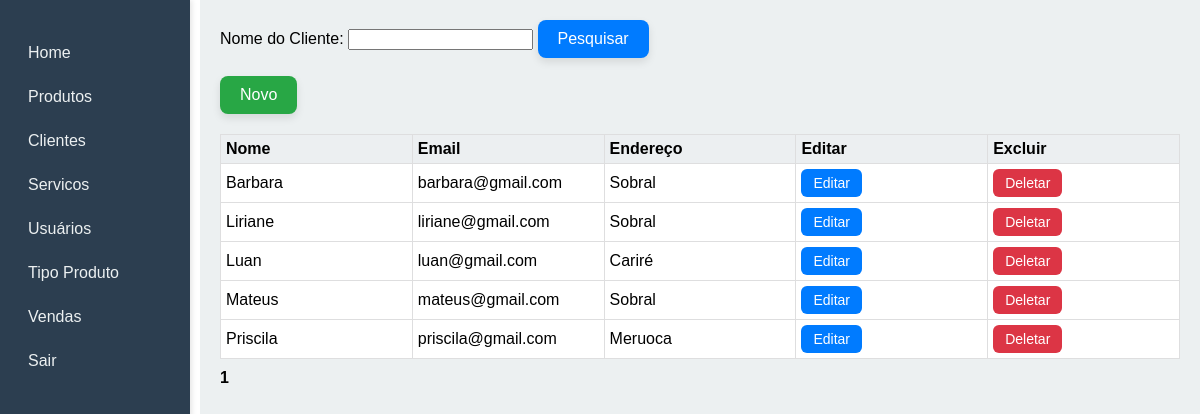
The app's page /clientes (signed in) with its own data.
### models/cliente_model.py (models this page shows, shortened)
class Cliente(Base):
    __tablename__ = 'clientes'
    id = Column(Integer, primary_key=True, autoincrement=True)
    nome = Column(String, nullable=False)
    email = Column(String, nullable=False)
    endereco = Column(String, nullable=False)

### controllers/clientes_controller.py (the view)
@app.route('/clientes', methods=['GET'])
@login_required
def cliente_novo():
    perPage = 5
    page = request.args.get('page', 1, type=int)
    db = SessionLocal()
    try:
        clientes = db.query(Cliente).order_by(Cliente.nome).offset((page - 1) * perPage).limit(perPage).all()
        total = db.query(Cliente).count()
        nPages = (total // perPage) + (1 if total % perPage else 0)
        if nPages == 0:
            nPages = 1
        return render_template("clientes.html", prd=clientes, page=page, nPages=nPages)
    finally:
        db.close()

### main.py (called while the page is built)
@login_magengemnt.user_loader
def load_user(user_id):
    db  = SessionLocal()
    return db.query(User).get(user_id)

### templates/clientes.html (shortened to what this page needs)
{% extends "layout.html" %}
{% block pesquisa %}
<div style="display: flex; align-items: center;">
    <form action="{{ url_for('cliente_lista') }}" method="get">
        <div>
            Nome do Cliente:
            <input type="text" name="nome" value="{{ nome }}">
            <input class="botao-pesquisar" type="submit" value="Pesquisar">
        </div>
        <br>
        <input class="botao-cadastro" type="button" value="Novo" onclick="chamarNovo()">
    </form>
</div>
{% endblock %}
{% block resultado %}
    <table style="border-style: solid; margin-top: 20px">
        <thead>
            <tr>
                <th>Nome</th>
                <th>Email</th>
                <th>Endereço</th>
                <th>Editar</th>
                <th>Excluir</th>
            </tr>
        </thead>
        <tbody>
            {% for cliente in prd %}
            <tr>
                <td>{{ cliente.nome }}</td>
                <td>{{ cliente.email }}</td>
                <td>{{ cliente.endereco }}</td>
                <td><a href="{{ url_for('cliente_edit', id=cliente.id) }}" class="botao-editar">Editar</a></td>
                <td><a href="{{ url_for('cliente_deletar', id=cliente.id) }}" class="botao-deletar">Deletar</a></td>
            </tr>
            {% endfor %}
        </tbody>
    </table>
    <div style="margin-top: 10px;">
        {% for x in range(1, nPages + 1) %}
            {% if x == page %}
                <strong>{{ x }}</strong>
            {% else %}
                <a href="{{ url_for('cliente_lista') }}?page={{ x }}&nome={{ nome }}">{{ x }}</a>
            {% endif %}
        {% endfor %}
    </div>
{% endblock %}

### templates/layout.html (shortened to what this page needs)
<!DOCTYPE html>
<html lang="en">
<head>
</head>
<link rel="stylesheet" href="{{ url_for('static', filename='site.css') }}">
<body>
<div class="menu-lateral" >
    <ul>
        <li><a href="{{url_for("index")}}">Home</a> </li>
        <li><a href="{{url_for("produto_novo")}}">Produtos</a> </li>
        <li><a href="{{url_for('cliente_novo')}}">Clientes</a> </li>
        <li><a href="{{url_for("servicos_list")}}">Servicos</a> </li>
        <li><a href="{{url_for("usuarios_list")}}">Usuários</a> </li>
        <li><a href="#">Tipo Produto</a> </li>
        <li><a href="#">Vendas</a> </li>
        <li><a href="{{url_for('logout')}}">Sair</a> </li>
    </ul>
</div>
<div class="conteudo-principal">
    <div style="display: flex; align-items: center; border: blue; ">
    {% block pesquisa %}
    {% endblock %}
    </div>
 <div class="table_component" role="region" tabindex="0">
     {% block resultado %}
    {% endblock %}
 </div>
</div>
</body>
</html>

### static/site.css (style rules this page uses)
.table_component { overflow: auto; width: 100%; }
.table_component table { border: 1px solid #dededf; height: 100%; width: 100%; table-layout: fixed; border-collapse: collapse; border-spacing: 1px; text-align: left; }
.table_component th { border: 1px solid #dededf; background-color: #eceff1; color: #000000; padding: 5px; }
.table_component td { border: 1px solid #dededf; background-color: #ffffff; color: #000000; padding: 5px; }
body { margin: 0; padding: 0; font-family: Arial, sans-serif; display: flex; min-height: 100vh; }
.menu-lateral { width: 150px; background-color: #2c3e50; color: white; padding: 20px; position: fixed; height: 100vh; box-shadow: 2px 0 5px rgba(0,0,0,0.1); }
.menu-lateral ul { list-style: none; padding: 0; }
.menu-lateral li { margin-bottom: 10px; }
.menu-lateral a { color: #ecf0f1; text-decoration: none; display: block; padding: 8px; border-radius: 4px; transition: background-color 0.3s; }
.conteudo-principal { margin-left:200px; padding: 20px; flex-direction: row; gap:10px; background-color: #ecf0f1; }
.botao-cadastro { background-color: #28a745; color: white; border: none; border-radius: 8px; padding: 10px 20px; font-size: 16px; font-weight: 500; cursor: pointer; transition: background-color 0.3s ease, transform 0.2s ease; box-shadow: 0 4px 8px rgba(0,0,0,0.1); }
.botao-deletar { background-color: #dc3545; color: white; padding: 6px 12px; border: none; border-radius: 6px; text-decoration: none; font-size: 14px; cursor: pointer; transition: background-color 0.3s ease, transform 0.2s ease; display: inline-block; }
.botao-editar { background-color: #007bff; color: white; padding: 6px 12px; border: none; border-radius: 6px; text-decoration: none; font-size: 14px; cursor: pointer; transition: background-color 0.3s ease, transform 0.2s ease; display: inline-block; }
.botao-pesquisar { background-color: #007bff; color: white; border: none; border-radius: 8px; padding: 10px 20px; font-size: 16px; font-weight: 500; cursor: pointer; transition: background-color 0.3s ease, transform 0.2s ease; box-shadow: 0 4px 8px rgba(0, 0, 0, 0.1); }

### records on screen
Cliente: nome "Barbara", email "barbara@gmail.com", endereco "Sobral"
Cliente: nome "Liriane", email "liriane@gmail.com", endereco "Sobral"
Cliente: nome "Luan", email "luan@gmail.com", endereco "Cariré"
Cliente: nome "Mateus", email "mateus@gmail.com", endereco "Sobral"
Cliente: nome "Priscila", email "priscila@gmail.com", endereco "Meruoca"

### other values on screen
{{ x }} "1"
